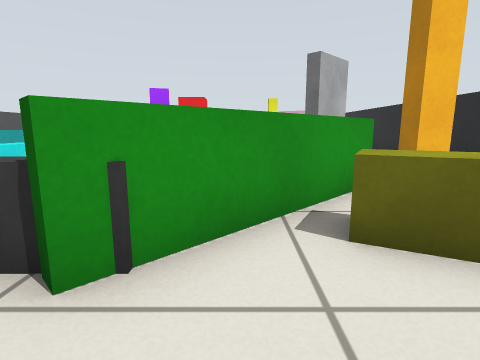
[1] (above)

22 first-person views from a walk through a world built for the Gazebo simulator. The camera is 0.51 m above the floor, tilts 10° down and sees 80° across. The floor is counted in squares, 0.5 m on a side. Each view is taken from the middle of a square. On the plan, view 1 faces up. The plan holds only what a view shows up to about 12 squares ahead; the rest is blank.

[2]
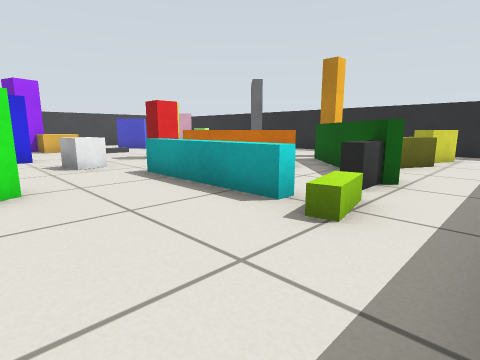

[3]
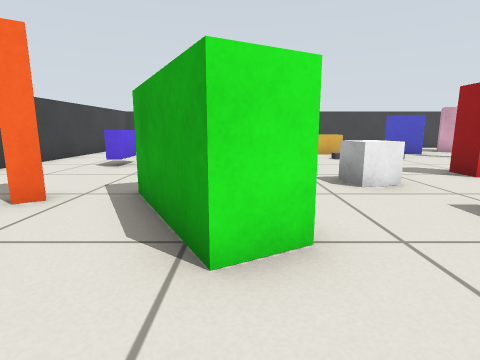

[4]
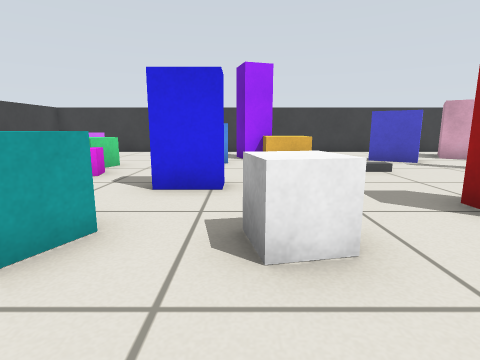

[5]
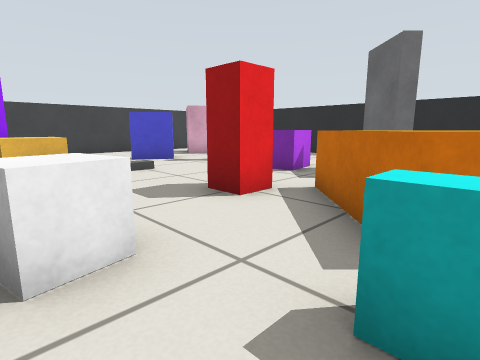

[6]
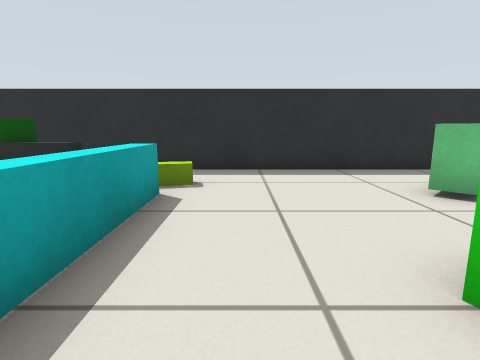

[7]
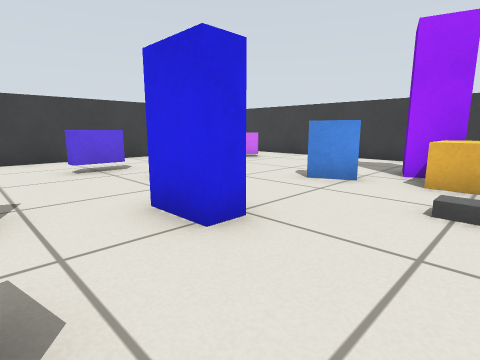

[8]
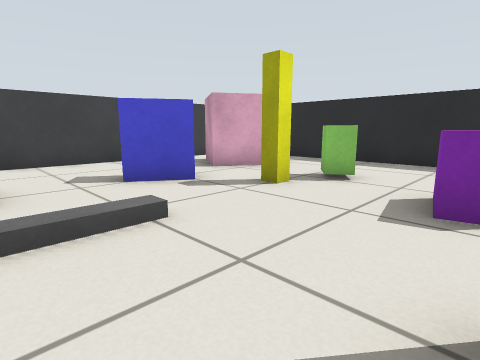

[9]
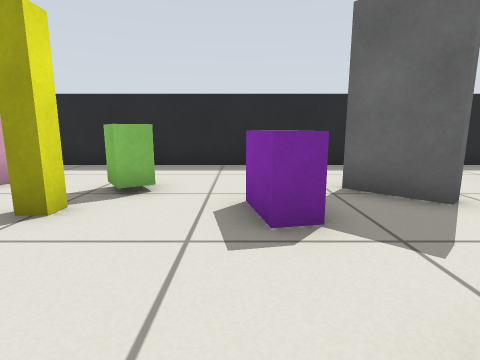

[10]
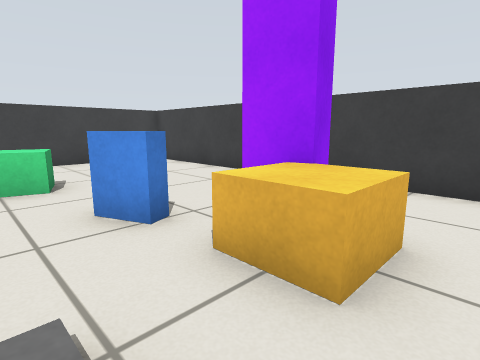

[11]
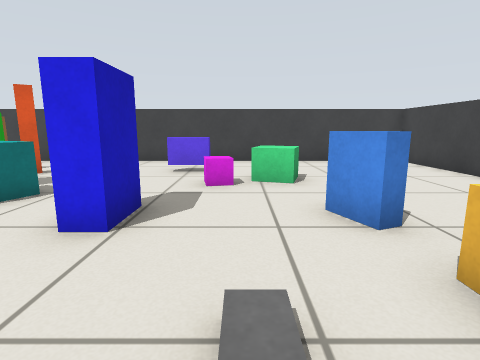

[12]
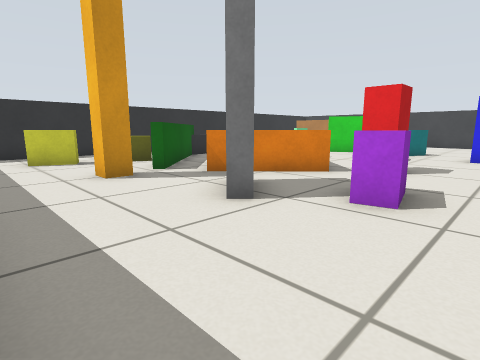

[13]
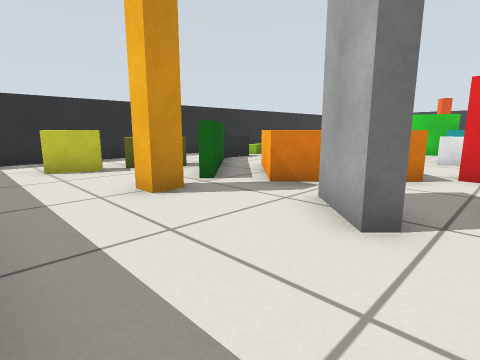

[14]
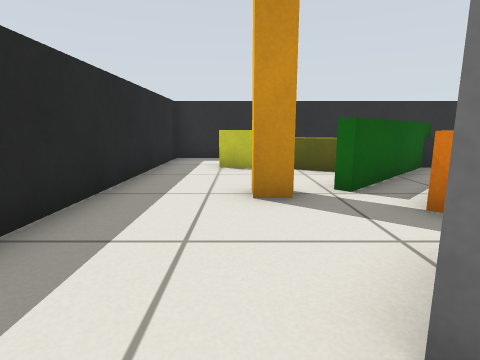

[15]
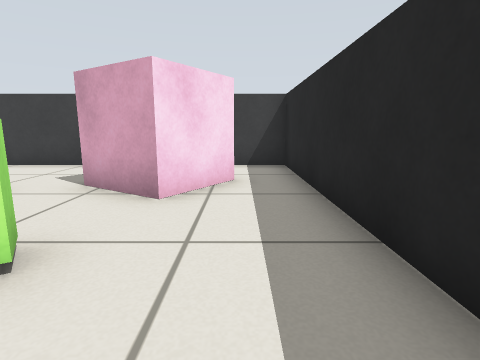

[16]
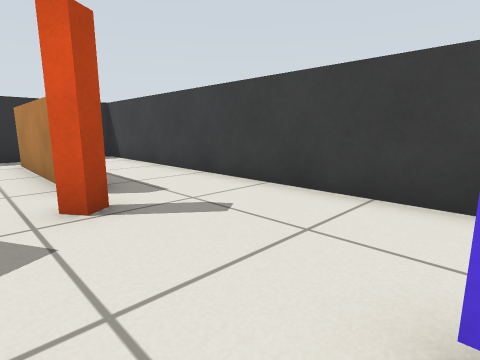

[17]
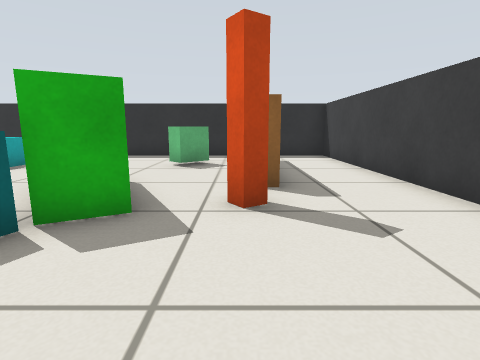

[18]
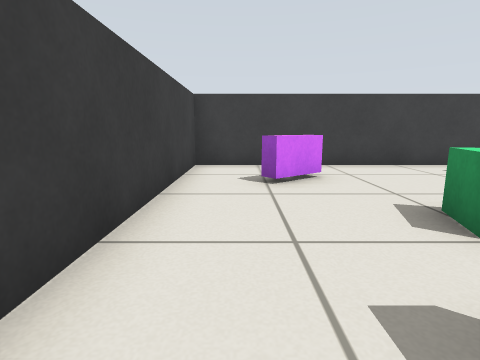

[19]
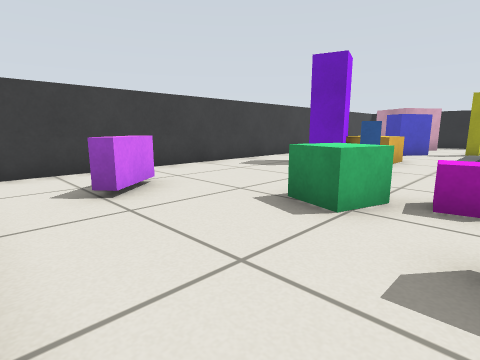

[20]
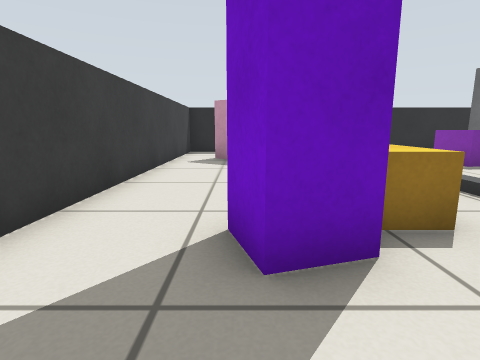

[21]
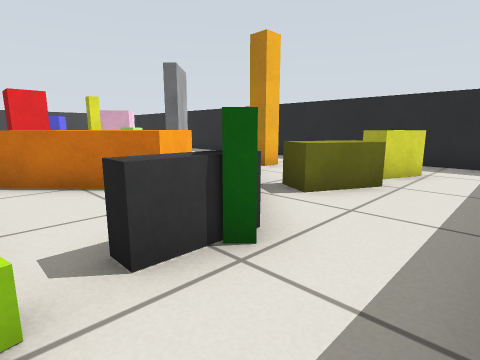

[22]
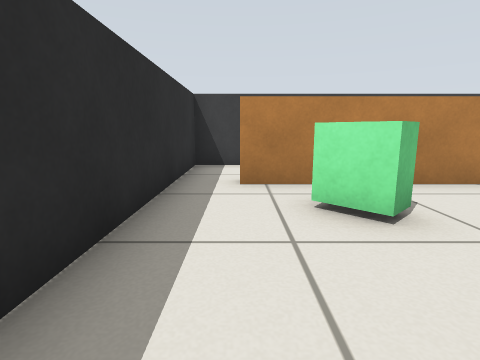

### Floor plan
Key: @ floor where view 1 was taken; # wall or solid block; . floor; / step, stairs or slope; = window, fence, low wall or low ledge; B red box; C cyan box; G grey box; P pillar; Y yellow box; L blue box; W white box; R orange box; E green box; A orange post; M magenta box; U purple box; O other object.
Columns run from 14 left of view 1 to 7 right of it. Each row starts with its distance up from view 1.
 20 ######################
 19 #....................#
 18 #................M...#
 17 #..UU....PP......M M.#
 16 #........PYY..L.MMM..#
 15 #.......L.YY..LL..M..#
 14 #....E...............#
 13 #....EM....//..P.E...#
 12 #..L.M...............#
 11 #..L....L......UU....#
 10 #...........BB.U.....#
  9 #......C.WW.B...GG...#
  8 #.....CC.WW..RR.G....#
  7 #...A.EE....R RR.....#
  6 #.....EE..=.RR R.PP..#
  5 #..#...E..=..RR##P...#
  4 #..#......=....#.....#
  3 #..#.EE...=..##YY....#
  2 #..#.E....EEO#..YYY..#
  1 #..#.................#
  0 #.............@......#
 -1 ######################

Positions as (right, up) in squares from view 1, and headings:
1: (0, 0), facing up
2: (-7, 0), facing up-right
3: (-7, 3), facing up
4: (-5, 6), facing up
5: (-5, 6), facing up-right
6: (-5, 7), facing down
7: (-3, 9), facing up-left
8: (-3, 10), facing up-right
9: (-2, 11), facing right
10: (-2, 13), facing up-left
11: (-2, 13), facing left
12: (6, 12), facing down-left
13: (6, 10), facing down-left
14: (4, 10), facing down
15: (5, 11), facing up
16: (-9, 11), facing down-left
17: (-10, 11), facing down
18: (-12, 11), facing up
19: (-13, 12), facing up-right
20: (-7, 17), facing right
21: (-3, 0), facing up-right
22: (-5, 1), facing left
